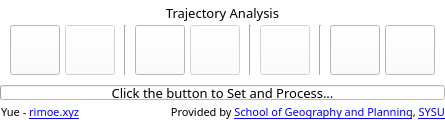
<?xml version="1.0" encoding="UTF-8"?>
<ui version="4.0">
 <class>MainWindow</class>
 <widget class="QMainWindow" name="MainWindow">
  <property name="geometry">
   <rect>
    <x>0</x>
    <y>0</y>
    <width>445</width>
    <height>120</height>
   </rect>
  </property>
  <property name="cursor">
   <cursorShape>CrossCursor</cursorShape>
  </property>
  <property name="windowTitle">
   <string>MainWindow</string>
  </property>
  <property name="styleSheet">
   <string notr="true">background-color: rgb(255, 255, 255);</string>
  </property>
  <widget class="QWidget" name="centralWidget">
   <widget class="QToolButton" name="B1_SetPara">
    <property name="geometry">
     <rect>
      <x>10</x>
      <y>25</y>
      <width>50</width>
      <height>50</height>
     </rect>
    </property>
    <property name="cursor">
     <cursorShape>PointingHandCursor</cursorShape>
    </property>
    <property name="toolTip">
     <string>Setting Parameter.</string>
    </property>
    <property name="styleSheet">
     <string notr="true"/>
    </property>
    <property name="text">
     <string/>
    </property>
   </widget>
   <widget class="QToolButton" name="B2_Process">
    <property name="enabled">
     <bool>false</bool>
    </property>
    <property name="geometry">
     <rect>
      <x>65</x>
      <y>25</y>
      <width>50</width>
      <height>50</height>
     </rect>
    </property>
    <property name="cursor">
     <cursorShape>PointingHandCursor</cursorShape>
    </property>
    <property name="toolTip">
     <string>Start Processing.</string>
    </property>
    <property name="styleSheet">
     <string notr="true"/>
    </property>
    <property name="text">
     <string/>
    </property>
   </widget>
   <widget class="QToolButton" name="B3_Reload">
    <property name="geometry">
     <rect>
      <x>135</x>
      <y>25</y>
      <width>50</width>
      <height>50</height>
     </rect>
    </property>
    <property name="cursor">
     <cursorShape>PointingHandCursor</cursorShape>
    </property>
    <property name="toolTip">
     <string>Reload Result.</string>
    </property>
    <property name="styleSheet">
     <string notr="true"/>
    </property>
    <property name="text">
     <string/>
    </property>
   </widget>
   <widget class="Line" name="line">
    <property name="geometry">
     <rect>
      <x>115</x>
      <y>25</y>
      <width>20</width>
      <height>50</height>
     </rect>
    </property>
    <property name="orientation">
     <enum>Qt::Vertical</enum>
    </property>
   </widget>
   <widget class="Line" name="line_2">
    <property name="geometry">
     <rect>
      <x>240</x>
      <y>25</y>
      <width>20</width>
      <height>50</height>
     </rect>
    </property>
    <property name="orientation">
     <enum>Qt::Vertical</enum>
    </property>
   </widget>
   <widget class="QToolButton" name="B4_Save">
    <property name="enabled">
     <bool>false</bool>
    </property>
    <property name="geometry">
     <rect>
      <x>190</x>
      <y>25</y>
      <width>50</width>
      <height>50</height>
     </rect>
    </property>
    <property name="cursor">
     <cursorShape>PointingHandCursor</cursorShape>
    </property>
    <property name="toolTip">
     <string>Save Result.</string>
    </property>
    <property name="styleSheet">
     <string notr="true"/>
    </property>
    <property name="text">
     <string/>
    </property>
    <property name="popupMode">
     <enum>QToolButton::DelayedPopup</enum>
    </property>
    <property name="toolButtonStyle">
     <enum>Qt::ToolButtonTextUnderIcon</enum>
    </property>
    <property name="autoRaise">
     <bool>false</bool>
    </property>
   </widget>
   <widget class="QToolButton" name="B5_Show">
    <property name="enabled">
     <bool>false</bool>
    </property>
    <property name="geometry">
     <rect>
      <x>260</x>
      <y>25</y>
      <width>50</width>
      <height>50</height>
     </rect>
    </property>
    <property name="cursor">
     <cursorShape>PointingHandCursor</cursorShape>
    </property>
    <property name="toolTip">
     <string>Result Visualization.</string>
    </property>
    <property name="styleSheet">
     <string notr="true"/>
    </property>
    <property name="text">
     <string/>
    </property>
   </widget>
   <widget class="QToolButton" name="B6_About">
    <property name="enabled">
     <bool>true</bool>
    </property>
    <property name="geometry">
     <rect>
      <x>330</x>
      <y>25</y>
      <width>50</width>
      <height>50</height>
     </rect>
    </property>
    <property name="cursor">
     <cursorShape>PointingHandCursor</cursorShape>
    </property>
    <property name="toolTip">
     <string>About Author.</string>
    </property>
    <property name="styleSheet">
     <string notr="true"/>
    </property>
    <property name="text">
     <string/>
    </property>
   </widget>
   <widget class="QToolButton" name="B7_Exit">
    <property name="geometry">
     <rect>
      <x>385</x>
      <y>25</y>
      <width>50</width>
      <height>50</height>
     </rect>
    </property>
    <property name="cursor">
     <cursorShape>PointingHandCursor</cursorShape>
    </property>
    <property name="toolTip">
     <string>Exit Program.</string>
    </property>
    <property name="styleSheet">
     <string notr="true"/>
    </property>
    <property name="text">
     <string/>
    </property>
   </widget>
   <widget class="Line" name="line_3">
    <property name="geometry">
     <rect>
      <x>310</x>
      <y>25</y>
      <width>20</width>
      <height>50</height>
     </rect>
    </property>
    <property name="orientation">
     <enum>Qt::Vertical</enum>
    </property>
   </widget>
   <widget class="QLabel" name="label">
    <property name="geometry">
     <rect>
      <x>0</x>
      <y>0</y>
      <width>445</width>
      <height>25</height>
     </rect>
    </property>
    <property name="font">
     <font>
      <family>微软雅黑 Light</family>
      <pointsize>10</pointsize>
      <weight>50</weight>
      <bold>false</bold>
     </font>
    </property>
    <property name="cursor">
     <cursorShape>CrossCursor</cursorShape>
    </property>
    <property name="styleSheet">
     <string notr="true"/>
    </property>
    <property name="text">
     <string>Trajectory Analysis</string>
    </property>
    <property name="alignment">
     <set>Qt::AlignCenter</set>
    </property>
   </widget>
   <widget class="QProgressBar" name="progressBar">
    <property name="geometry">
     <rect>
      <x>0</x>
      <y>85</y>
      <width>445</width>
      <height>15</height>
     </rect>
    </property>
    <property name="font">
     <font>
      <family>微软雅黑 Light</family>
      <pointsize>10</pointsize>
     </font>
    </property>
    <property name="cursor">
     <cursorShape>CrossCursor</cursorShape>
    </property>
    <property name="value">
     <number>0</number>
    </property>
    <property name="alignment">
     <set>Qt::AlignCenter</set>
    </property>
    <property name="textDirection">
     <enum>QProgressBar::TopToBottom</enum>
    </property>
    <property name="format">
     <string>Click the button to Set and Process...</string>
    </property>
   </widget>
   <widget class="QLabel" name="label_2">
    <property name="geometry">
     <rect>
      <x>0</x>
      <y>100</y>
      <width>445</width>
      <height>20</height>
     </rect>
    </property>
    <property name="font">
     <font>
      <family>微软雅黑 Light</family>
      <pointsize>8</pointsize>
      <weight>50</weight>
      <bold>false</bold>
     </font>
    </property>
    <property name="cursor">
     <cursorShape>CrossCursor</cursorShape>
    </property>
    <property name="styleSheet">
     <string notr="true"/>
    </property>
    <property name="text">
     <string>Provided by &lt;a href='http://gp.sysu.edu.cn'&gt;School of Geography and Planning&lt;/a&gt;, &lt;a href='http://sysu.edu.cn'&gt;SYSU&lt;/a&gt;</string>
    </property>
    <property name="alignment">
     <set>Qt::AlignBottom|Qt::AlignRight|Qt::AlignTrailing</set>
    </property>
    <property name="openExternalLinks">
     <bool>true</bool>
    </property>
   </widget>
   <widget class="QLabel" name="label_tip">
    <property name="geometry">
     <rect>
      <x>1</x>
      <y>100</y>
      <width>120</width>
      <height>20</height>
     </rect>
    </property>
    <property name="font">
     <font>
      <family>微软雅黑 Light</family>
      <pointsize>8</pointsize>
      <weight>50</weight>
      <bold>false</bold>
     </font>
    </property>
    <property name="cursor">
     <cursorShape>CrossCursor</cursorShape>
    </property>
    <property name="styleSheet">
     <string notr="true"/>
    </property>
    <property name="text">
     <string>Yue - &lt;a href = 'https://rimoe.xyz'&gt;rimoe.xyz&lt;/a&gt;</string>
    </property>
    <property name="alignment">
     <set>Qt::AlignBottom|Qt::AlignLeading|Qt::AlignLeft</set>
    </property>
    <property name="openExternalLinks">
     <bool>true</bool>
    </property>
   </widget>
   <zorder>label</zorder>
   <zorder>B1_SetPara</zorder>
   <zorder>B2_Process</zorder>
   <zorder>B3_Reload</zorder>
   <zorder>line</zorder>
   <zorder>line_2</zorder>
   <zorder>B4_Save</zorder>
   <zorder>B5_Show</zorder>
   <zorder>B6_About</zorder>
   <zorder>B7_Exit</zorder>
   <zorder>line_3</zorder>
   <zorder>progressBar</zorder>
   <zorder>label_2</zorder>
   <zorder>label_tip</zorder>
  </widget>
 </widget>
 <layoutdefault spacing="6" margin="11"/>
 <resources/>
 <connections/>
</ui>
